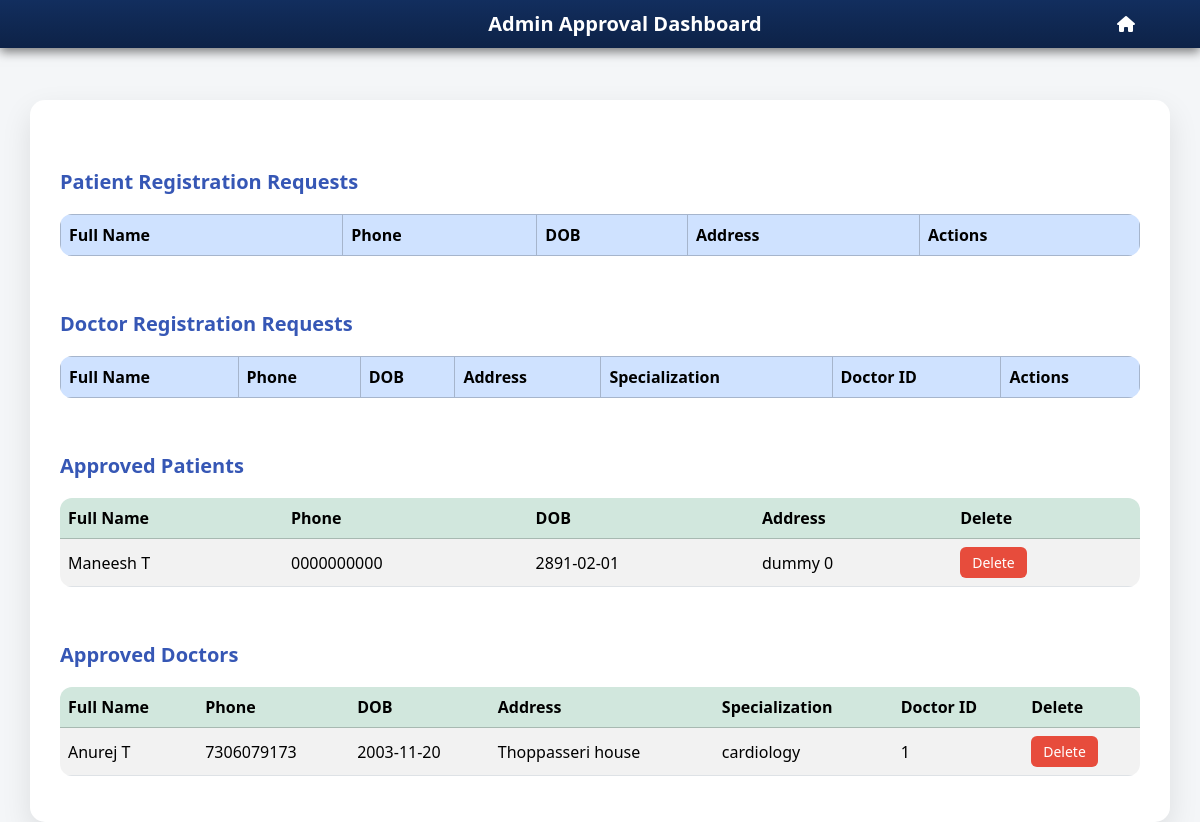
Before: /adminlogged (signed in) with the older database file.
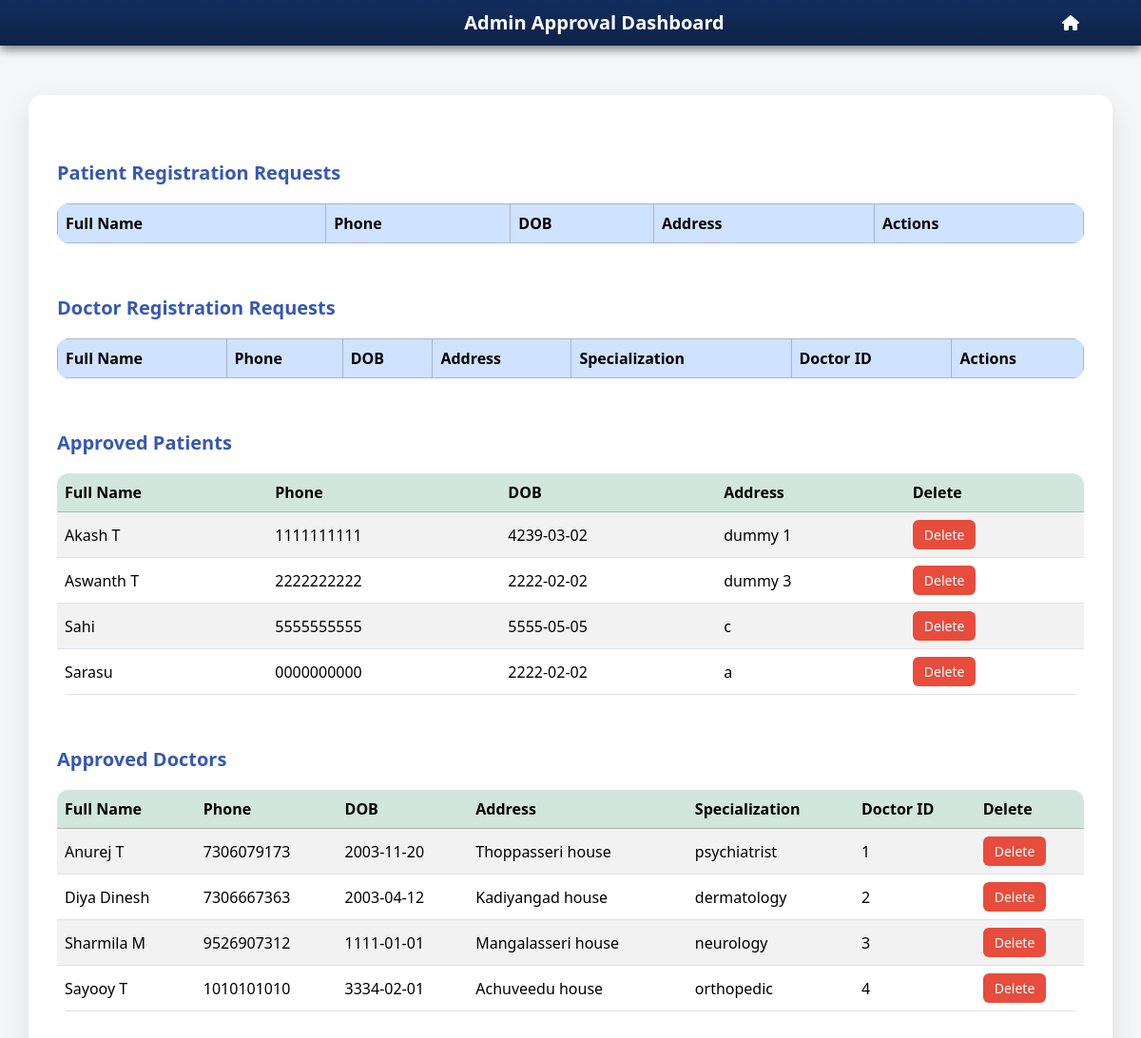
After: the same page with the newer database file.
### models.py (models this page shows)
class Patient(db.Model):
    id = db.Column(db.Integer, primary_key = True)
    full_name = db.Column(db.String())
    phone_no = db.Column(db.String(), unique = True, nullable = False)
    dob = db.Column(db.Date)
    address = db.Column(db.String())
    password = db.Column(db.String())
    is_approved = db.Column(db.Boolean(), default = False)
    appointments = db.relationship('Appointment', backref = 'patient')

class Doctor(db.Model):
    id = db.Column(db.Integer, primary_key = True)
    full_name = db.Column(db.String())
    phone_no = db.Column(db.String(), unique = True, nullable = False)
    dob = db.Column(db.Date)
    address = db.Column(db.String())
    password = db.Column(db.String())
    doct_id = db.Column(db.String(), unique = True)
    specialization = db.Column(db.String())
    is_approved = db.Column(db.Boolean, default = False)
    appointments = db.relationship('Appointment', backref='doctor')

### app.py (the view)
@app.route('/adminlogged')
def admin_logged():
    if not session.get('admin_logged_in'):
        return redirect('logadmin')
    pending_patients = Patient.query.filter_by(is_approved = False).all()
    approved_patients = Patient.query.filter_by(is_approved = True).all()
    pending_doctors = Doctor.query.filter_by(is_approved = False).all()
    approved_doctors = Doctor.query.filter_by(is_approved = True).all()
    return render_template('adminlogged.html', doctors = pending_doctors, approved_doctors = approved_doctors, patients = pending_patients, approved_patients = approved_patients)

### templates/adminlogged.html (shortened to what the changed rows need)
<!DOCTYPE html>
<html lang="en">
<head>
    <link href="https://cdn.jsdelivr.net/npm/bootstrap@5.3.3/dist/css/bootstrap.min.css" rel="stylesheet">
    <link href="https://cdnjs.cloudflare.com/ajax/libs/font-awesome/6.0.0-beta3/css/all.min.css" rel="stylesheet">
</head>
<body>
<div class="container dashboard-container">
    <h2>Patient Registration Requests</h2>
    <div class="table-responsive">
        <table class="table table-bordered table-hover align-middle">
            <thead class="table-primary">
                <tr>
                    <th>Full Name</th>
                    <th>Phone</th>
                    <th>DOB</th>
                    <th>Address</th>
                    <th>Actions</th>
                </tr>
            </thead>
        </table>
    </div>
    <h2>Doctor Registration Requests</h2>
    <div class="table-responsive">
        <table class="table table-bordered table-hover align-middle">
            <thead class="table-primary">
                <tr>
                    <th>Full Name</th>
                    <th>Phone</th>
                    <th>DOB</th>
                    <th>Address</th>
                    <th>Specialization</th>
                    <th>Doctor ID</th>
                    <th>Actions</th>
                </tr>
            </thead>
        </table>
    </div>
    <h2>Approved Patients</h2>
    <div class="table-responsive">
        <table class="table table-striped align-middle">
            <thead class="table-success">
                <tr>
                    <th>Full Name</th>
                    <th>Phone</th>
                    <th>DOB</th>
                    <th>Address</th>
                    <th>Delete</th>
                </tr>
            </thead>
            <tbody>
                {% for patient in approved_patients %}
                <tr>
                    <td>{{ patient.full_name }}</td>
                    <td>{{ patient.phone_no }}</td>
                    <td>{{ patient.dob }}</td>
                    <td>{{ patient.address }}</td>
                    <td>
                        <form action="/delete_patient/{{ patient.id }}" method="POST" class="d-inline">
                            <button type="submit" class="btn btn-sm btn-delete" onclick="return confirm('Are you sure to delete?')">Delete</button>
                        </form>
                    </td>
                </tr>
                {% endfor %}
            </tbody>
        </table>
    </div>
    <h2>Approved Doctors</h2>
    <div class="table-responsive">
        <table class="table table-striped align-middle">
            <thead class="table-success">
                <tr>
                    <th>Full Name</th>
                    <th>Phone</th>
                    <th>DOB</th>
                    <th>Address</th>
                    <th>Specialization</th>
                    <th>Doctor ID</th>
                    <th>Delete</th>
                </tr>
            </thead>
            <tbody>
                {% for doctor in approved_doctors %}
                <tr>
                    <td>{{ doctor.full_name }}</td>
                    <td>{{ doctor.phone_no }}</td>
                    <td>{{ doctor.dob }}</td>
                    <td>{{ doctor.address }}</td>
                    <td>{{ doctor.specialization }}</td>
                    <td>{{ doctor.doct_id }}</td>
                    <td>
                        <form action="/delete_doctor/{{ doctor.id }}" method="POST" class="d-inline">
                            <button type="submit" class="btn btn-sm btn-delete" onclick="return confirm('Are you sure to delete?')">Delete</button>
                        </form>
                    </td>
                </tr>
                {% endfor %}
            </tbody>
        </table>
    </div>
</div>
</body>
</html>

Changed rows visible on the page:
removed Patient: full_name "Maneesh T", phone_no "0000000000", dob "2891-02-01", address "dummy 0"
added Patient: full_name "Akash T", phone_no "1111111111", dob "4239-03-02", address "dummy 1"
added Patient: full_name "Aswanth T", phone_no "2222222222", dob "2222-02-02", address "dummy 3"
added Patient: full_name "Sahi", phone_no "5555555555", dob "5555-05-05", address "c"
added Patient: full_name "Sarasu", phone_no "0000000000", dob "2222-02-02", address "a"
changed Doctor "Anurej T": specialization "cardiology" → "psychiatrist"
added Doctor: full_name "Diya Dinesh", phone_no "7306667363", dob "2003-04-12", address "Kadiyangad house", specialization "dermatology", doct_id "2"
added Doctor: full_name "Sharmila M", phone_no "9526907312", dob "1111-01-01", address "Mangalasseri house", specialization "neurology", doct_id "3"
added Doctor: full_name "Sayooy T", phone_no "1010101010", dob "3334-02-01", address "Achuveedu house", specialization "orthopedic", doct_id "4"
